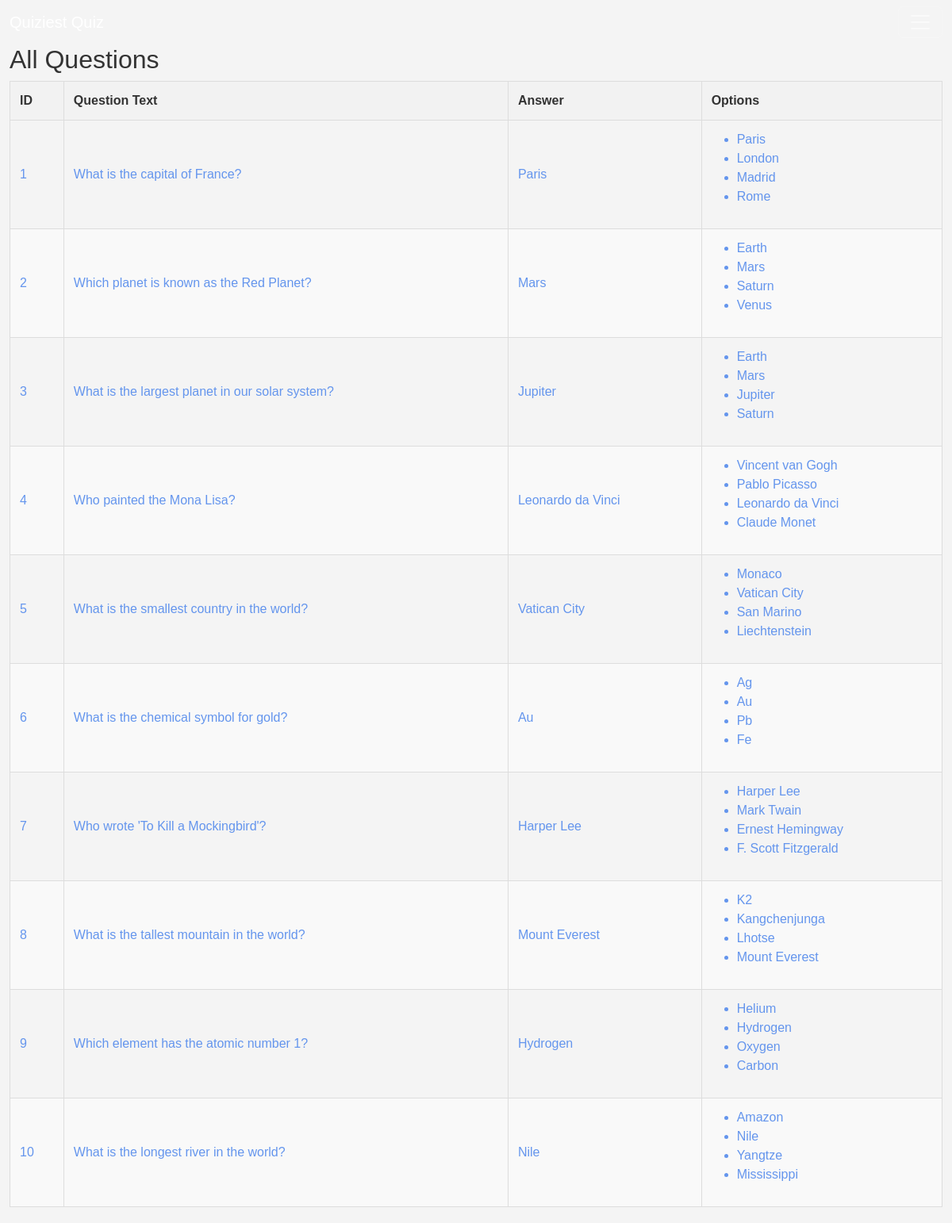
The app's page /questions-db with its own data.
### website/quiz/models.py (models this page shows)
class Question(db.Model):
    id = db.Column(db.Integer, primary_key=True)
    question_text = db.Column(db.String(200), nullable=False)
    answer = db.Column(db.String(100), nullable=False)
    options = db.Column(db.PickleType, nullable=False)  # Store options as a list of 4 items

### website/dbroutes.py (the view)
@db_bp.route("/questions-db")
def questionsdb():
    return render_template("questionsdb.html", values=Question.query.all())

### website/templates/questionsdb.html (shortened to what this page needs)
{% extends "base.html" %}
{% block extra_css %}
<link rel="stylesheet" type='text/css' href="{{ url_for('static', filename='datatable.css')}}">
{% endblock %}
{% block content %}
    <h2>All Questions</h2>
    <table>
        <thead>
            <tr>
                <th>ID</th>
                <th>Question Text</th>
                <th>Answer</th>
                <th>Options</th>
            </tr>
        </thead>
        <tbody>
            {% for item in values %}
                <tr>
                    <td>{{ item.id }}</td>
                    <td>{{ item.question_text }}</td>
                    <td>{{ item.answer }}</td>
                    <td>
                        <ul>
                            {% for option in item.options %}
                                <li>{{ option }}</li>
                            {% endfor %}
                        </ul>
                    </td>
                </tr>
            {% endfor %}
        </tbody>
    </table>
{% endblock %}

### website/static/style.css (style rules this page uses)
body { color: cornflowerblue; }
html { transition: background-color 0.6s ease, color 0.6s ease; }
:root { --bs-primary: #007bff; }

### website/static/datatable.css (style rules this page uses)
body { font-family: Arial, sans-serif; background-color: #f4f4f4; margin: 0; padding: 0; }
table { width: 100%; border-collapse: collapse; margin-bottom: 20px; }
table, th, td { border: 1px solid #ddd; }
th, td { padding: 12px; text-align: left; }
th { background-color: #f2f2f2; color: #333; }
tr:nth-child(even) { background-color: #f9f9f9; }
h1, h2, h3 { color: #333; margin-top: 0; }

### records on screen
Question: id "1", question_text "What is the capital of France?", answer "Paris", options "Paris" "London" "Madrid" "Rome"
Question: id "2", question_text "Which planet is known as the Red Planet?", answer "Mars", options "Earth" "Mars" "Saturn" "Venus"
Question: id "3", question_text "What is the largest planet in our solar system?", answer "Jupiter", options "Earth" "Mars" "Jupiter" "Saturn"
Question: id "4", question_text "Who painted the Mona Lisa?", answer "Leonardo da Vinci", options "Vincent van Gogh" "Pablo Picasso" "Leonardo da Vinci" "Claude Monet"
Question: id "5", question_text "What is the smallest country in the world?", answer "Vatican City", options "Monaco" "Vatican City" "San Marino" "Liechtenstein"
Question: id "6", question_text "What is the chemical symbol for gold?", answer "Au", options "Ag" "Au" "Pb" "Fe"
Question: id "7", question_text "Who wrote 'To Kill a Mockingbird'?", answer "Harper Lee", options "Harper Lee" "Mark Twain" "Ernest Hemingway" "F. Scott Fitzgerald"
Question: id "8", question_text "What is the tallest mountain in the world?", answer "Mount Everest", options "K2" "Kangchenjunga" "Lhotse" "Mount Everest"
Question: id "9", question_text "Which element has the atomic number 1?", answer "Hydrogen", options "Helium" "Hydrogen" "Oxygen" "Carbon"
Question: id "10", question_text "What is the longest river in the world?", answer "Nile", options "Amazon" "Nile" "Yangtze" "Mississippi"
